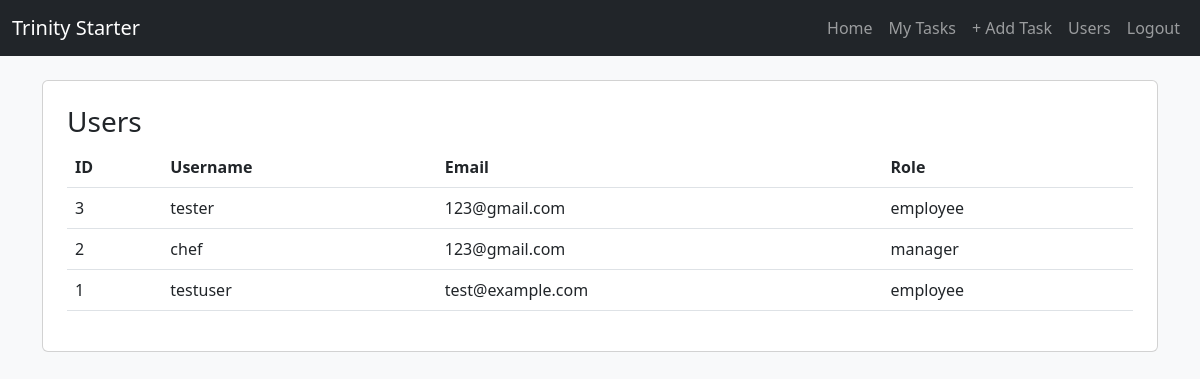
Screenshot of /users (signed in) with the database file from the repository.
### app.py (models this page shows, shortened)
class User(UserMixin, db.Model):
    id = db.Column(db.Integer, primary_key=True)
    username = db.Column(db.String(150), unique=True, nullable=False)
    email = db.Column(db.String(200), nullable=True)
    password_hash = db.Column(db.String(200), nullable=False)
    role = db.Column(db.String(50), default='employee')

### app.py (the view)
@app.route('/users')
@login_required
def users():
    all_users = User.query.order_by(User.id.desc()).all()
    return render_template('users.html', users=all_users)

### app.py (called while the page is built)
@login_manager.user_loader
def load_user(user_id):
    return User.query.get(int(user_id))

### templates/users.html
{% extends 'base.html' %}
{% block content %}
  <div class="card p-4">
    <h3>Users</h3>
    <table class="table">
      <thead><tr><th>ID</th><th>Username</th><th>Email</th><th>Role</th></tr></thead>
      <tbody>
        {% for u in users %}
        <tr><td>{{ u.id }}</td><td>{{ u.username }}</td><td>{{ u.email or '-' }}</td><td>{{ u.role }}</td></tr>
        {% endfor %}
      </tbody>
    </table>
  </div>
{% endblock %}

### rows the page displays
User: id "3", username "tester", email "123@gmail.com", role "employee"
User: id "2", username "chef", email "123@gmail.com", role "manager"
User: id "1", username "testuser", email "test@example.com", role "employee"
